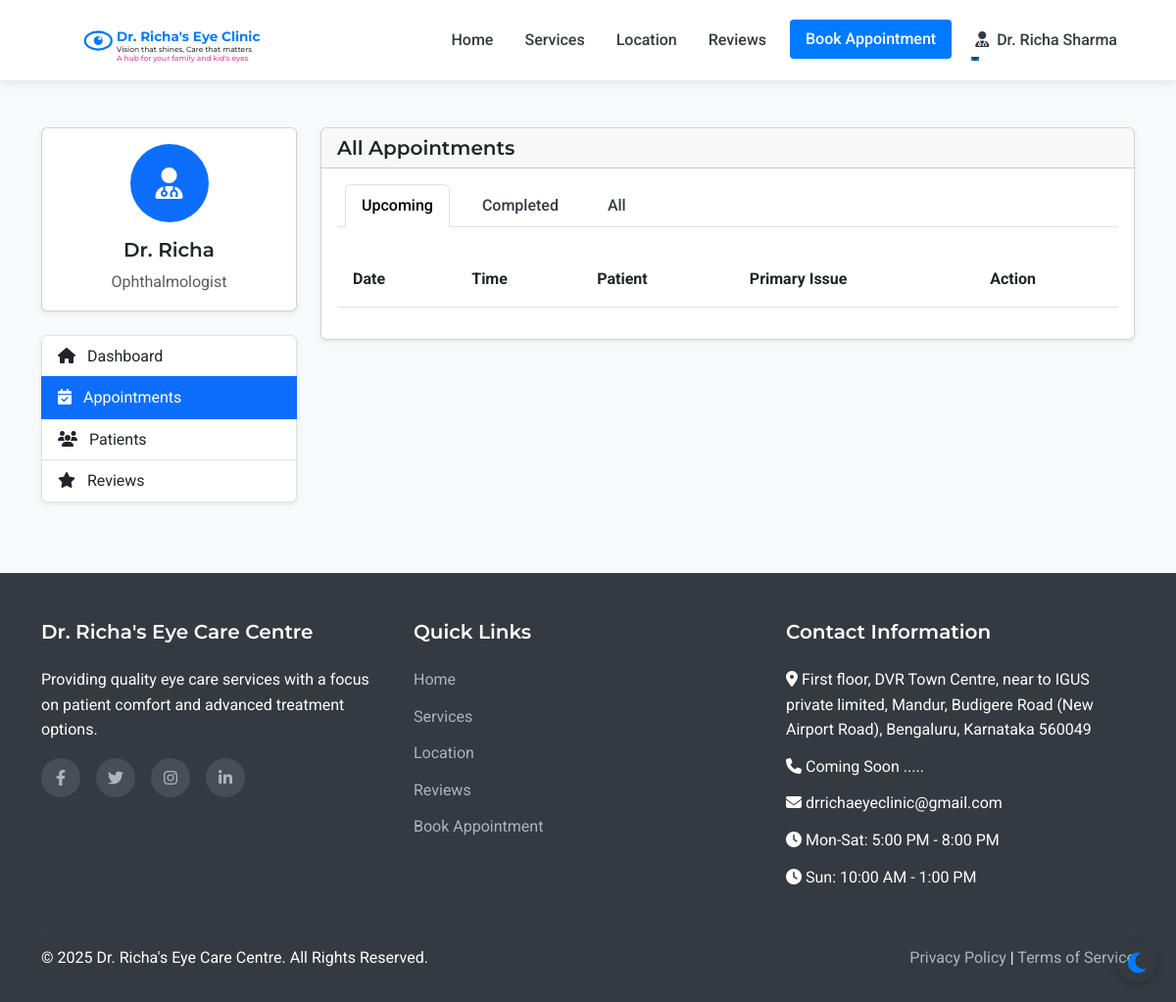
The page /admin/appointments (signed in) on the database as committed earlier.
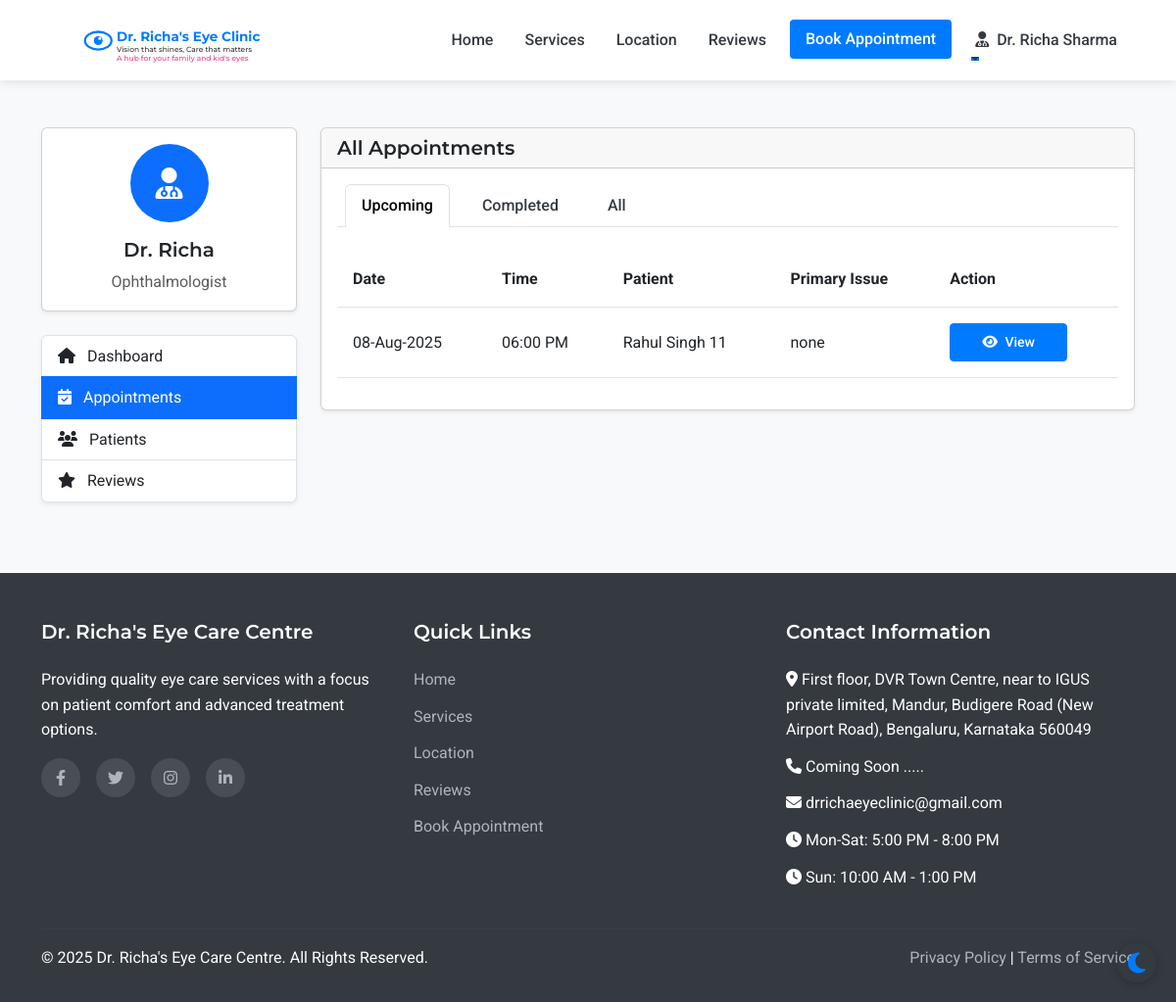
The same page on the database as committed later.
### models.py (models this page shows, shortened)
class Appointment(db.Model):
    id = db.Column(db.Integer, primary_key=True)
    patient_id = db.Column(db.Integer, db.ForeignKey('patient.id'), nullable=False)
    appointment_date = db.Column(db.Date, nullable=False)
    appointment_time = db.Column(db.Time, nullable=False)
    primary_issue = db.Column(db.Text, nullable=True)
    referral_info = db.Column(db.String(255), nullable=True)
    status = db.Column(db.String(20), default='scheduled')  # scheduled, completed, cancelled
    created_at = db.Column(db.DateTime, default=datetime.utcnow)
    consultation_fee = db.Column(db.Float, nullable=False, default=500.0)
    payment_status = db.Column(db.String(20), default='pending')  # pending, paid

class Patient(UserMixin, db.Model):
    id = db.Column(db.Integer, primary_key=True)
    full_name = db.Column(db.String(100), nullable=False)
    mobile_number = db.Column(db.String(15), nullable=False)
    email = db.Column(db.String(100), nullable=True)
    age = db.Column(db.Integer, nullable=False)
    sex = db.Column(db.String(10), nullable=True)
    password_hash = db.Column(db.String(256), nullable=True)
    is_registered = db.Column(db.Boolean, default=False)
    created_at = db.Column(db.DateTime, nullable=False, default=datetime.utcnow)
    appointments = db.relationship('Appointment', backref='patient', lazy=True)
    doctor_prescriptions = db.relationship('DoctorPrescription', backref='patient', lazy=True)
    optometrist_prescriptions = db.relationship('OptometristPrescription', backref='patient', lazy=True)

### routes.py (the view)
@app.route('/admin/appointments')
@login_required
def admin_appointments():
    if not (isinstance(current_user, Admin) or isinstance(current_user, Doctor) or isinstance(current_user, Assistant)):
        flash('Access denied. Staff privileges required.', 'danger')
        return redirect(url_for('index'))
    appointments = Appointment.query.order_by(desc(Appointment.appointment_date), desc(Appointment.appointment_time)).all()
    return render_template('admin/appointments.html', appointments=appointments)

### app.py (called while the page is built)
@login_manager.user_loader
def load_user(user_id):
    from models import Doctor, Assistant, Admin, Patient
    try:
        if user_id.startswith('doctor_'):
            return Doctor.query.get(int(user_id.split('_')[1]))
        elif user_id.startswith('assistant_'):
            return Assistant.query.get(int(user_id.split('_')[1]))
        elif user_id.startswith('admin_'):
            return Admin.query.get(int(user_id.split('_')[1]))
        else:
            return Patient.query.get(int(user_id))
    except (ValueError, AttributeError):
        return None

### routes.py (called while the page is built)
@app.context_processor
def inject_now():
    return {'now': datetime.now()}

### templates/admin/appointments.html (shortened to what the changed rows need)
{% extends 'layout.html' %}
{% block content %}
<section class="py-5 bg-light">
    <div class="container">
        <div class="row">
            <div class="col-lg-9">
                <div class="card shadow-sm">
                    <div class="card-body">
                        <div class="tab-content" id="appointmentTabsContent">
                            <div class="tab-pane fade show active" id="upcoming" role="tabpanel" aria-labelledby="upcoming-tab">
                                <div class="table-responsive">
                                    <table class="table table-hover">
                                        <thead>
                                            <tr>
                                                <th>Date</th>
                                                <th>Time</th>
                                                <th>Patient</th>
                                                <th>Primary Issue</th>
                                                <th>Action</th>
                                            </tr>
                                        </thead>
                                        <tbody>
                                            {% for appointment in appointments %}
                                                {% if appointment.appointment_date >= now.date() and appointment.status == 'scheduled' %}
                                                    <tr>
                                                        <td>{{ appointment.appointment_date.strftime('%d-%b-%Y') }}</td>
                                                        <td>{{ appointment.appointment_time.strftime('%I:%M %p') }}</td>
                                                        <td>{{ appointment.patient.full_name }}</td>
                                                        <td>{{ appointment.primary_issue or 'Not specified' }}</td>
                                                        <td>
                                                            <a href="{{ url_for('admin_appointment_view', appointment_id=appointment.id) }}" class="btn btn-sm btn-primary">
                                                                <i class="fas fa-eye me-1"></i> View
                                                            </a>
                                                        </td>
                                                    </tr>
                                                {% endif %}
                                            {% endfor %}
                                        </tbody>
                                    </table>
                                </div>
                            </div>
                        </div>
                    </div>
                </div>
            </div>
        </div>
    </div>
</section>
{% endblock %}

Rows that differ between the two databases and show on the page:
added Appointment: appointment_date "08-Aug-2025", appointment_time "06:00 PM", patient.full_name "Rahul Singh 11", primary_issue "none"
